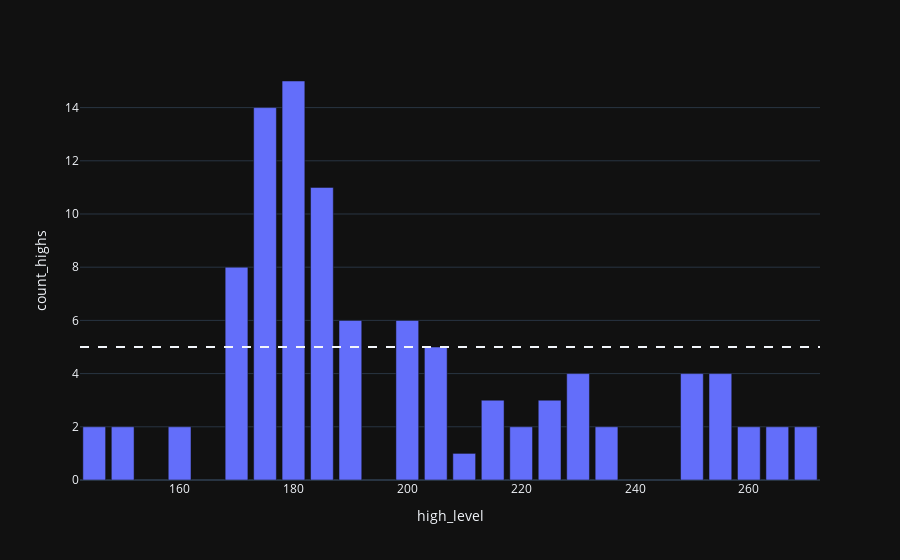

Write notebook code for a chart like this one.
### Code cell
# Resistance Analysis

ohlc2['high_level'] = ohlc2['high'].apply(custom_round)
ohlc2['count_highs'] = 1

resistance_df = ohlc2.groupby('high_level', as_index=False)['count_highs'].count()
display(resistance_df)

fig = px.bar(resistance_df, x='high_level', y='count_highs')
fig.add_hline(y=count_limit, line_dash='dash')

### Figure 1 — Plotly figure (JSON) as saved in the notebook; plotly's stock layout.template omitted (floating-point values rounded to 4 significant figures)
{"data": [{"alignmentgroup": "True", "hovertemplate": "high_level=%{x}<br>count_highs=%{y}<extra></extra>", "legendgroup": "", "marker": {"color": "#636efa", "pattern": {"shape": ""}}, "name": "", "offsetgroup": "", "orientation": "v", "showlegend": false, "textposition": "auto", "x": [145, 150, 160, 170, 175, 180, 185, 190, 200, 205, 210, 215, 220, 225, 230, 235, 250, 255, 260, 265, 270], "xaxis": "x", "y": [2, 2, 2, 8, 14, 15, 11, 6, 6, 5, 1, 3, 2, 3, 4, 2, 4, 4, 2, 2, 2], "yaxis": "y", "type": "bar"}], "layout": {"xaxis": {"anchor": "y", "domain": [0.0, 1.0], "title": {"text": "high_level"}}, "yaxis": {"anchor": "x", "domain": [0.0, 1.0], "title": {"text": "count_highs"}}, "legend": {"tracegroupgap": 0}, "margin": {"t": 60}, "barmode": "relative", "shapes": [{"line": {"dash": "dash"}, "type": "line", "x0": 0, "x1": 1, "xref": "x domain", "y0": 5, "y1": 5, "yref": "y"}]}}
